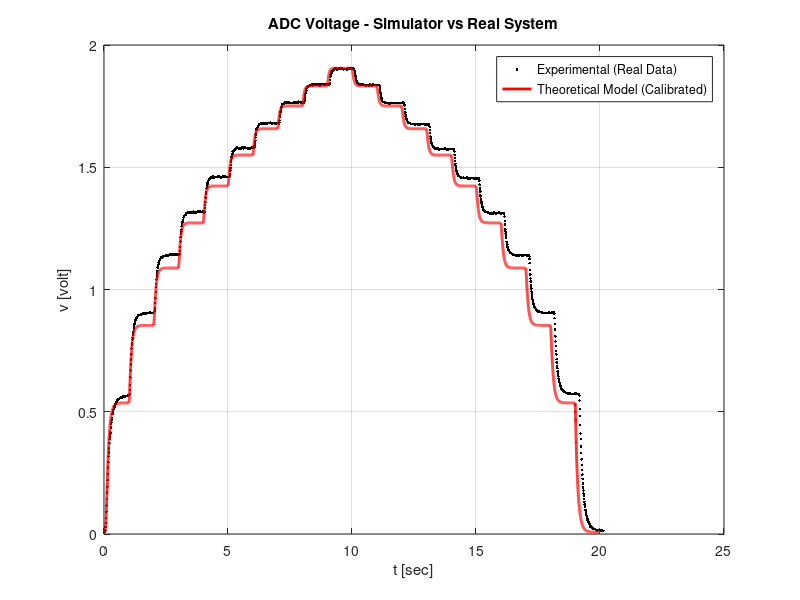

This chart was generated by the following MATLAB code:
% Simulator system identification

% Initialization of the theoretical values
tau_u = 0.02; % theoretical value of tau rise
tau_d = 0.03; % theoretical value of tau delay
R = 10000; % resistance value (10 kOhm)
C = 0.00001; % 10 uF
Vcc = 3.3;
T = 0.001; 
step = 1000;

% Experimental values
b_calib = 5.22;
m_calib = -0.8492; 
g = -m_calib; % real gamma of the sensor (according to the calibration)
K_gain = 39.43; % in this experiment, it has some insignificant flutuations
bg_lux = 0.02; % real background lux (registered by the system)

R0 = 10^b_calib; % real value of resistance at 1 Lux


% Experimental data

% Load data from experiment
load("adc_voltage_exp.mat")

t_exp = data_exp(:,1); % time
v_exp = data_exp(:,2); % voltage

% Simulation
% Initial conditions
x = bg_lux; 
r(1) = R0*x^(-g); % R_LDR
v(1) = Vcc*R/(R+r(1)); % Init voltage


%Cycle with increments of 0.1 in the duty cycle (0.1 to 1.0)
for (loop = 0:9)
    u = (loop + 1) * 0.1;
    x = K_gain * u + bg_lux; % Lux alvo real do teu sistema
    
    for i = (loop*step + 2) : ((loop+1)*step + 1)
        r(i) = r(i-1) + T*(-r(i-1)/tau_u + R0*x^(-g)/tau_u);
        v(i) = v(i-1) + T*( (Vcc-v(i-1))/C/r(i-1) - v(i-1)/R/C );
    end
end


%cycle with decrements f 0.1 in the duty cycle (0.9 to 0.0)
for (loop = 10:19)
    u = 1.0 - ((loop - 9) * 0.1);
    x = K_gain * max(u, 0) + bg_lux;
    
    for i = (loop*step + 2) : ((loop+1)*step + 1)
        r(i) = r(i-1) + T*(-r(i-1)/tau_d + R0*x^(-g)/tau_d);
        v(i) = v(i-1) + T*( (Vcc-v(i-1))/C/r(i-1) - v(i-1)/R/C );
    end
end



%Plot comparison
t_sim = (0:length(v)-1) * T;

figure('Name', 'System Identification - Corrected', 'Color', 'w');
plot(t_exp, v_exp, 'k.', 'MarkerSize', 6); hold on;
plot(t_sim, v, 'r-', 'LineWidth', 2);

title('ADC Voltage - Simulator vs Real System');
xlabel('t [sec]'); ylabel('v [volt]');
legend('Experimental (Real Data)', 'Theoretical Model (Calibrated)', 'Location', 'best');
grid on;
